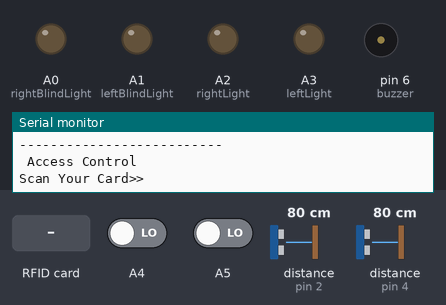
The sketch below on a simulated Arduino Uno, built with avr-gcc and run on an emulated ATmega328P. Parts: output pins drawn as LEDs (lit = HIGH), buzzer (waves = sounding), the last lines printed to the serial monitor. Dashed ring = blinking. Inputs (shaded band) come from the test bench; at power-on: A4 LOW, distance to the obstacle (sensors on pin 2, pin 4) 80 cm, A5 LOW. The echo pulse lasts 58.3 µs per cm; pins used as bus, display or sensor lines are not drawn.

Above: at 1.2 s.
1.3 s: RFID card 32 13 77 1E held to the reader
3.0 s: A4 driven HIGH
At 4.15 s:
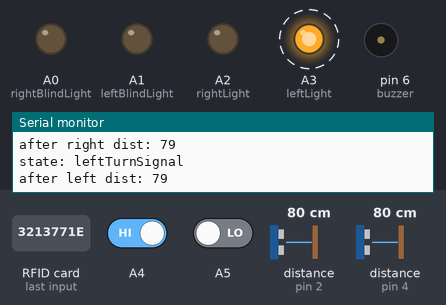
6.0 s: distance to the obstacle (sensor on pin 2) set to 11 cm
7.9 s: distance to the obstacle (sensor on pin 2) set to 8 cm
At 10.3 s:
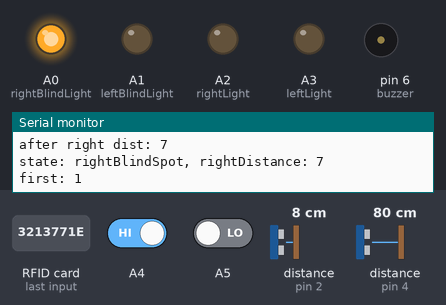
At 10.82 s:
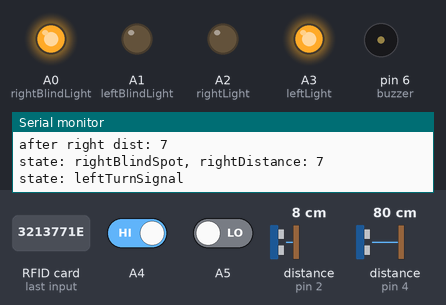
10.9 s: distance to the obstacle (sensor on pin 4) set to 12 cm
12.7 s: distance to the obstacle (sensor on pin 4) set to 9 cm
At 14.4 s:
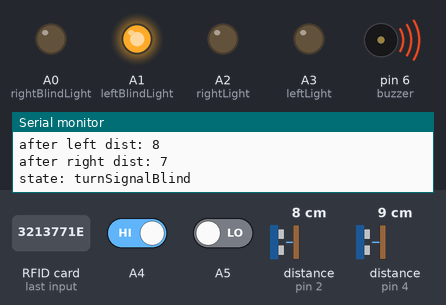
Timing chart, 0 to 20.0 s (numbered marks = the images above; inputs shaded):
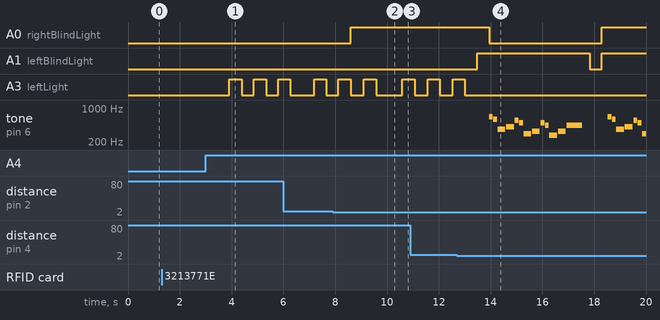

Measured:
- the behaviour switches between 10 and 9 cm on distance to the obstacle (sensor on pin 2) (found by bisection; images 1 and 2)
- the behaviour switches between 11 and 10 cm on distance to the obstacle (sensor on pin 4) (found by bisection; images 3 and 4)
- after the input at 3.0 s, A3 (leftLight): alternates HIGH for 0.47 s and LOW for 0.47 s, starting after 0.91 s
- after the input at 7.9 s, A0 (rightBlindLight): LOW → HIGH after 0.71 s
- after the input at 12.7 s, A0 (rightBlindLight): HIGH → LOW after 1.2 s, → HIGH 4.4 s later; A1 (leftBlindLight): LOW → HIGH after 0.78 s, → LOW 4.4 s later, → HIGH 0.47 s later

The sketch:

BlindSpotAndTurnSignalWithAlerting.ino
```cpp
#include <SPI.h>
#include <MFRC522.h>

#define SS_PIN 10
#define RST_PIN 9

#define NOTE_B0  31
#define NOTE_C1  33
#define NOTE_CS1 35
#define NOTE_D1  37
#define NOTE_DS1 39
#define NOTE_E1  41
#define NOTE_F1  44
#define NOTE_FS1 46
#define NOTE_G1  49
#define NOTE_GS1 52
#define NOTE_A1  55
#define NOTE_AS1 58
#define NOTE_B1  62
#define NOTE_C2  65
#define NOTE_CS2 69
#define NOTE_D2  73
#define NOTE_DS2 78
#define NOTE_E2  82
#define NOTE_F2  87
#define NOTE_FS2 93
#define NOTE_G2  98
#define NOTE_GS2 104
#define NOTE_A2  110
#define NOTE_AS2 117
#define NOTE_B2  123
#define NOTE_C3  131
#define NOTE_CS3 139
#define NOTE_D3  147
#define NOTE_DS3 156
#define NOTE_E3  165
#define NOTE_F3  175
#define NOTE_FS3 185
#define NOTE_G3  196
#define NOTE_GS3 208
#define NOTE_A3  220
#define NOTE_AS3 233
#define NOTE_B3  247
#define NOTE_C4  262
#define NOTE_CS4 277
#define NOTE_D4  294
#define NOTE_DS4 311
#define NOTE_E4  330
#define NOTE_F4  349
#define NOTE_FS4 370
#define NOTE_G4  392
#define NOTE_GS4 415
#define NOTE_A4  440
#define NOTE_AS4 466
#define NOTE_B4  494
#define NOTE_C5  523
#define NOTE_CS5 554
#define NOTE_D5  587
#define NOTE_DS5 622
#define NOTE_E5  659
#define NOTE_F5  698
#define NOTE_FS5 740
#define NOTE_G5  784
#define NOTE_GS5 831
#define NOTE_A5  880
#define NOTE_AS5 932
#define NOTE_B5  988
#define NOTE_C6  1047
#define NOTE_CS6 1109
#define NOTE_D6  1175
#define NOTE_DS6 1245
#define NOTE_E6  1319
#define NOTE_F6  1397
#define NOTE_FS6 1480
#define NOTE_G6  1568
#define NOTE_GS6 1661
#define NOTE_A6  1760
#define NOTE_AS6 1865
#define NOTE_B6  1976
#define NOTE_C7  2093
#define NOTE_CS7 2217
#define NOTE_D7  2349
#define NOTE_DS7 2489
#define NOTE_E7  2637
#define NOTE_F7  2794
#define NOTE_FS7 2960
#define NOTE_G7  3136
#define NOTE_GS7 3322
#define NOTE_A7  3520
#define NOTE_AS7 3729
#define NOTE_B7  3951
#define NOTE_C8  4186
#define NOTE_CS8 4435
#define NOTE_D8  4699
#define NOTE_DS8 4978
#define REST      0


// change this to make the song slower or faster
int tempo = 180;
int buzzer=6;
int counter = 0;
int melodyBell[] = {
  NOTE_C4, NOTE_G3, NOTE_G3, NOTE_A3, NOTE_G3, 0, NOTE_B3, NOTE_C4
};

int noteBellDurations[] = {
  4, 8, 8, 4, 4, 4, 4, 4
};

// notes of the moledy followed by the leftDuration.
// a 4 means a quarter note, 8 an eighteenth , 16 sixteenth, so on
// !!negative numbers are used to represent dotted notes,
// so -4 means a dotted quarter note, that is, a quarter plus an eighteenth!!
int melody[] = {

  // Nokia Ringtone
  // Score available at https://musescore.com/user/29944637/scores/5266155

  NOTE_E5, 8, NOTE_D5, 8, NOTE_FS4, 4, NOTE_GS4, 4,
  NOTE_CS5, 8, NOTE_B4, 8, NOTE_D4, 4, NOTE_E4, 4,
  NOTE_B4, 8, NOTE_A4, 8, NOTE_CS4, 4, NOTE_E4, 4,
  NOTE_A4, 2,
};


// sizeof gives the number of bytes, each int value is composed of two bytes (16 bits)
// there are two values per note (pitch and leftDuration), so for each note there are four bytes
int notes = sizeof(melody) / sizeof(melody[0]) / 2;

// this calculates the leftDuration of a whole note in ms
int wholenote = (60000 * 4) / tempo;

int divider = 0, noteleftDuration = 0;
#define trigPin 5
#define echoPin 4

#define trigPin2 3
#define echoPin2 2

int buttonLeft = 0;
int buttonRight = 0;
int leftLight = A3;
int rightLight = A2;
int leftBlindLight = A1;
int rightBlindLight = A0;
long leftDistance = 0;
long leftDuration;
long rightDuration;
long rightDistance = 0;
byte readCard[4];
String MasterTag = "3213771E";
String tagID = "";


MFRC522 mfrc522(SS_PIN, RST_PIN);

typedef struct task {
  int state;
  unsigned long period;
  unsigned long elapsedTime;
  int (*TickFct)(int);

} task;


int delay_gcd;
const unsigned short tasksNum = 2;
task tasks[tasksNum];

int side = 0;
int limit = 0;

enum SM_light {first, bell, leftTurnSignal, rightTurnSignal, off, off2, turnSignalBlind};
enum SM_blind{start, leftBlindSpot, bothBlindSpot, rightBlindSpot, alert};


void setup() {
  pinMode(5, OUTPUT); // Sets the trigPin as an OUTPUT
  pinMode(4, INPUT);
  pinMode(3, OUTPUT); // Sets the trigPin as an OUTPUT
  pinMode(2, INPUT);
  //lights
  pinMode(A2, OUTPUT);
  pinMode(A3, OUTPUT);
  pinMode(A1, OUTPUT);
  pinMode(A0, OUTPUT);
  //buttons
  pinMode(A4, INPUT);
  pinMode(A5, INPUT);
  //buzzer
  pinMode(6, OUTPUT);

  unsigned char i = 1;
  tasks[i].state = first;
  tasks[i].period = 300;
  tasks[i].elapsedTime = 0;
  tasks[i].TickFct = &tick;
  i--;
  tasks[i].state = start;
  tasks[i].period = 300;
  tasks[i].elapsedTime = 0;
  tasks[i].TickFct = &tick2;

  delay_gcd = 300;
   //digitalWrite(3, LOW);

  Serial.begin(9600);
  //Serial.begin(9600);
  SPI.begin();

  mfrc522.PCD_Init();
  delay(4);
  //Show details of PCD - MFRC522 Card Reader
  mfrc522.PCD_DumpVersionToSerial();

  Serial.println("--------------------------");
  Serial.println(" Access Control ");
  Serial.println("Scan Your Card>>");
  // put your setup code here, to run once:

}

int leftChecker = 0;
int rightChecker = 0;
//int counter = 0;
int count = 0;
int validID = 0;
int tick(int state) {
  switch(state) {
    case first:
      Serial.print("first: ");
      Serial.println(buttonLeft);
      if (((rightDistance < 9) && (buttonRight == 1)) || ((leftDistance < 9) && (buttonLeft == 1))) {
        state = turnSignalBlind;
      }
      else if((buttonLeft == 1) && (buttonRight == 1)){
        state = bell;
      }
      else if (buttonLeft == 1){
        side = 0;
        limit++;
        leftChecker = 1;
        state = leftTurnSignal;
      }
      else if(buttonRight ==1 ){
        side = 1;
        limit++;
        rightChecker=1;
        state = rightTurnSignal;
      }
      else {
        state = first;
      }
     break;

     case bell:
       for (int thisNote = 0; thisNote < 8; thisNote++) {
          int noteDuration = 1000 / noteBellDurations[thisNote];
          tone(buzzer, melodyBell[thisNote], noteDuration);
          int pauseBetweenNotes = noteDuration * 1.30;
          delay(pauseBetweenNotes);

          noTone(buzzer);
        }
        if((buttonLeft == 1) && (buttonRight == 1)){
          state = bell;
        }
        else {
          state = first;
        }
      break;

     case rightTurnSignal:
      Serial.println("state: rightTurnSignal");
      //digitalWrite(rightLight, HIGH);  // turn the LED on (HIGH is the voltage level)

//      if(rightDistance < 10) {
//        state = turnSignalBlind;
//      }
      if ((buttonLeft == 1) && (buttonRight == 1) && (limit!=0)) {
        digitalWrite(rightLight, LOW);
        state = bell;
      }
      else if(rightDistance < 10) {
        state = turnSignalBlind;
      }
      else {
        digitalWrite(rightLight, HIGH);
        state = off;
        limit++; }

      break;

      case off:
        digitalWrite(rightLight, LOW);
        if(limit < 6) {
          if(rightDistance < 10) {
            state = turnSignalBlind;
          }
          else {
            limit++;
            state = rightTurnSignal; }

        }
        else{
          limit=0;
          rightChecker = 0;
          state = first;
        }
        break;

      case leftTurnSignal:
        Serial.println("state: leftTurnSignal");
        //digitalWrite(leftLight, HIGH);  // turn the LED on (HIGH is the voltage level)
        if ((buttonLeft == 1) && (buttonRight == 1) && (limit!=0)) {
          digitalWrite(leftLight, LOW);
          state = bell;
        }
        else if(leftDistance < 10) {
          state = turnSignalBlind;
        }
        else {
          digitalWrite(leftLight, HIGH);
          state = off2;
          limit++;
        }

      break;

      case off2:
        digitalWrite(leftLight, LOW);
        if(limit < 6) {
          if(leftDistance < 10) {
            state = turnSignalBlind;
          }
          else {
          limit++;
          state = leftTurnSignal; }

        }
        else{
          limit=0;
          leftChecker = 0;
          state = first;
        }
        break;

      case turnSignalBlind:
        digitalWrite(rightLight, LOW);
        digitalWrite(leftLight, LOW);
        Serial.println("state: turnSignalBlind");
        for (int thisNote = 0; thisNote < notes * 2; thisNote = thisNote + 2) {

          // calculates the leftDuration of each note
          divider = melody[thisNote + 1];
          if (divider > 0) {
            // regular note, just proceed
            noteleftDuration = (wholenote) / divider;
          } else if (divider < 0) {
            // dotted notes are represented with negative leftDurations!!
            noteleftDuration = (wholenote) / abs(divider);
            noteleftDuration *= 1.5; // increases the leftDuration in half for dotted notes
          }

          // we only play the note for 90% of the leftDuration, leaving 10% as a pause
          tone(buzzer, melody[thisNote], noteleftDuration * 0.9);

          // Wait for the specief leftDuration before playing the next note.
          delay(noteleftDuration);

          // stop the waveform generation before the next note.
          noTone(buzzer);
        }
        leftChecker = 0;
        rightChecker = 0;
        state = start;
      break;
  }
  return state;
}

int leftSide = 0;
int rightSide = 0;

int tick2(int state) {
    switch(state) {
    case start:
      digitalWrite(rightBlindLight, LOW);
      digitalWrite(leftBlindLight, LOW);
      if ((leftDistance < 9) && (rightDistance < 9)){
        state = bothBlindSpot;
      }
      else if (leftDistance < 9){
        state = leftBlindSpot;
      }
      else if (rightDistance < 9){
        state = rightBlindSpot;
      }
      else {
        state = start;
      }
     break;

     case rightBlindSpot:
        Serial.print("state: rightBlindSpot, rightDistance: ");
        Serial.println(rightDistance);
        digitalWrite(rightBlindLight, HIGH);


        if (buttonRight == 1 || rightChecker == 1) {
          state = alert;
          rightSide = 1;
        }
        else if ((leftDistance < 10) && (rightDistance < 10)){
          counter = 0;
          state = bothBlindSpot;
        }
        else if (rightDistance < 10) {
          counter = 0;
          state = rightBlindSpot;

        }

        else {
          counter++;
          if(counter == 5) {
            digitalWrite(rightBlindLight, LOW);
            digitalWrite(leftBlindLight, LOW);
            state = start;
            counter = 0;
          }
        }
        break;

        case leftBlindSpot:
          Serial.print("state: leftBlindSpot, leftDistance: ");
          Serial.println(leftDistance);
          digitalWrite(leftBlindLight, HIGH);


          if (buttonLeft == 1 || leftChecker == 1) {
            leftSide = 1;
            state = alert;
          }
          else if ((leftDistance < 10) && (rightDistance < 10)){
            counter = 0;
            state = bothBlindSpot;
          }
          else if (leftDistance < 10) {
            counter = 0;
            state = leftBlindSpot;

          }

          else {
            counter++;
            if(counter == 5) {
              digitalWrite(rightBlindLight, LOW);
              digitalWrite(leftBlindLight, LOW);
              state = start;
              counter = 0;
            }
         }
      break;


        case bothBlindSpot:
        Serial.print("state: BlindSpot, leftDistance: ");
        Serial.println(leftDistance);
        digitalWrite(rightBlindLight, HIGH);
        digitalWrite(leftBlindLight, HIGH);


        if ((buttonRight == 1) || (buttonLeft == 1)) {
          state = alert;
        }

        else if ((leftDistance < 10) && (rightDistance < 10)) {
          counter = 0;
          state = bothBlindSpot;

        }

        else {
          counter++;
          if(counter == 5) {

            if (leftDistance < 10) {
              digitalWrite(rightBlindLight, LOW);
              counter = 0;
              state = leftBlindSpot;

            }
            else if(rightDistance< 10) {
              digitalWrite(leftBlindLight, LOW);
              counter=0;
              state = rightBlindSpot;
            }
            else {
              digitalWrite(rightBlindLight, LOW);
              digitalWrite(leftBlindLight, LOW);
              state = start;
              counter = 0;
            }
         }
      }
      break;

      case alert:
        if (rightSide == 1) {
          digitalWrite(leftBlindLight, LOW);
          digitalWrite(rightBlindLight, HIGH);
          rightSide = 0;
        }
        else {
          digitalWrite(rightBlindLight, LOW);
          digitalWrite(leftBlindLight, HIGH);
          leftSide = 0;
          }
          //digitalWrite(leftBlindLight, HIGH);
          state = start;
          counter = 0;
       break;

  }
  return state;
}


void loop() {

  while ((getID() && (validID ==0))) {

    if (tagID == MasterTag){
      Serial.println(" Access Granted!");
      Serial.println("--------------------------");
      validID = 1;
    }

    else{
      Serial.println(" Access Denied!");
      Serial.println("--------------------------");
    }
  }

  if (validID ==1){


 delay(100);
  digitalWrite(trigPin, LOW);  // Added this line
  //digitalWrite(trigPin2, LOW);
  delayMicroseconds(2); // Added this line
  digitalWrite(trigPin, HIGH);
  //digitalWrite(trigPin2, HIGH);

  delayMicroseconds(10); // Added this line
  digitalWrite(trigPin, LOW);
  //digitalWrite(trigPin2, LOW);
  leftDuration = pulseIn(echoPin, HIGH);
  //rightDuration = pulseIn(echoPin2, HIGH);
  leftDistance = (leftDuration*.0343)/2;
  //rightDistance = (rightDuration*.0343)/2;


  delay(100);
  //digitalWrite(trigPin, LOW);  // Added this line
  digitalWrite(trigPin2, LOW);
  delayMicroseconds(2); // Added this line
  //digitalWrite(trigPin, HIGH);
  digitalWrite(trigPin2, HIGH);

  delayMicroseconds(10); // Added this line
  //digitalWrite(trigPin, LOW);
  digitalWrite(trigPin2, LOW);
  //leftDuration = pulseIn(echoPin, HIGH);
  rightDuration = pulseIn(echoPin2, HIGH);
  //leftDistance = (leftDuration*.0343)/2;
  rightDistance = (rightDuration*.0343)/2;


  //leftDistance = 100;
  Serial.print("after left dist: ");
  Serial.println(leftDistance);
  Serial.print("after right dist: ");
  Serial.println(rightDistance);
  buttonLeft = digitalRead(A4);
  buttonRight = digitalRead(A5);

  unsigned char i;
  for (i = 0; i < tasksNum; ++i) {
     if ( (millis() - tasks[i].elapsedTime) >= tasks[i].period) {
        tasks[i].state = tasks[i].TickFct(tasks[i].state);
        tasks[i].elapsedTime = millis(); // Last time this task was ran

     }
   }
  }
  // put your main code here, to run repeatedly:

}

boolean getID()
{

  // Getting ready for Reading PICCs
  //If a new PICC placed to RFID reader continue
  if ( ! mfrc522.PICC_IsNewCardPresent()) {
    return false;
  }

  //Since a PICC placed get Serial and continue
  if ( ! mfrc522.PICC_ReadCardSerial()) {
  return false;
  }

  tagID = "";
  // The MIFARE PICCs that we use have 4 byte UID
  for ( uint8_t i = 0; i < 4; i++) {
  //readCard[i] = mfrc522.uid.uidByte[i];
  // Adds the 4 bytes in a single String variable
  tagID.concat(String(mfrc522.uid.uidByte[i], HEX));
  }

  tagID.toUpperCase();
  mfrc522.PICC_HaltA(); // Stop reading
  return true;

}
```
